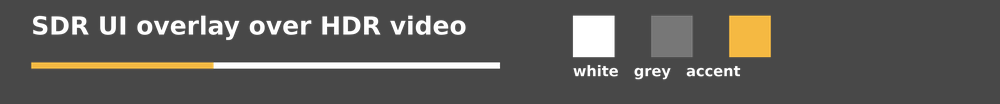
#> input picture spikes/0d-hdr-overlay/overlay.png, 1000 x 104 px, shrunk from 3840 x 400 before the run
$ python make-bgra.py overlay.png out.png
#> lines starting #> are read from the running program, lines starting #| are printed output that depends on the picture
#!/usr/bin/env python3
"""Convert an RGBA PNG into premultiplied BGRA for mpv overlay-add.

mpv (vo_gpu_next) treats BGRA overlays as being in the *video's* colorspace,
so over HDR10 video the bitmap must already be BT.2020 + PQ. --pq encodes
sRGB UI pixels that way, with SDR white at --white nits (203 = BT.2408
reference white, what gamescope/Steam use for SDR content in HDR).
Premultiplication happens on the encoded values, because mpv blends there.

usage: make-bgra.py in.png out.bgra [--pq] [--white 203]
"""
import argparse

import numpy as np
from PIL import Image

ap = argparse.ArgumentParser()
ap.add_argument("src")
ap.add_argument("dst")
ap.add_argument("--pq", action="store_true")
ap.add_argument("--white", type=float, default=203.0)
opt = ap.parse_args()
pq, white, src, dst = opt.pq, opt.white, opt.src, opt.dst

rgba = np.asarray(Image.open(src).convert("RGBA"), dtype=np.float64) / 255.0
rgb, a = rgba[..., :3], rgba[..., 3:4]
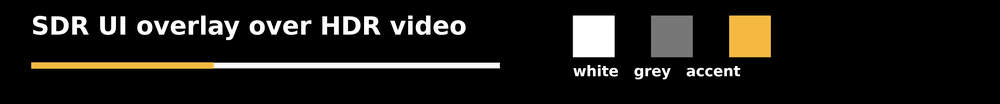
#> rgb: shape (104, 1000, 3) float64; mean R, G, B 0.107, 0.1, 0.0869
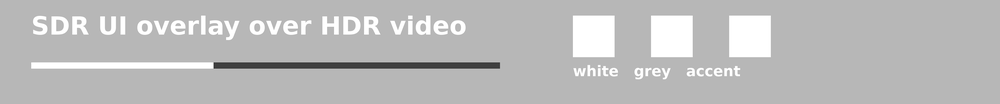
#> a: shape (104, 1000, 1) float64; min 0.153, max 1, mean 0.737

if pq:
    lin = np.where(rgb <= 0.04045, rgb / 12.92, ((rgb + 0.055) / 1.055) ** 2.4)
    bt709_to_2020 = np.array([[0.6274, 0.3293, 0.0433],
                              [0.0691, 0.9195, 0.0114],
                              [0.0164, 0.0880, 0.8956]])
    lin = np.clip(lin @ bt709_to_2020.T, 0, None) * (white / 10000.0)
    m1, m2, c1, c2, c3 = 0.1593017578125, 78.84375, 0.8359375, 18.8515625, 18.6875
    p = lin ** m1
    rgb = ((c1 + c2 * p) / (1 + c3 * p)) ** m2

out = np.concatenate([rgb * a, a], axis=-1)[..., [2, 1, 0, 3]]  # premultiplied BGRA
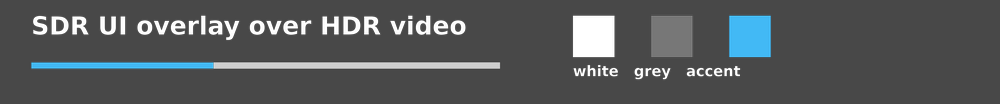
#> out: shape (104, 1000, 4) float64; mean R, G, B, A 0.0737, 0.0867, 0.0932, 0.737; transparent parts drawn white
(np.round(out * 255).astype(np.uint8)).tofile(dst)
print(f"{dst}: {rgba.shape[1]}x{rgba.shape[0]} {'PQ ' + str(white) + ' nits' if pq else 'sRGB'}")
#| out.png: 1000x104 sRGB
